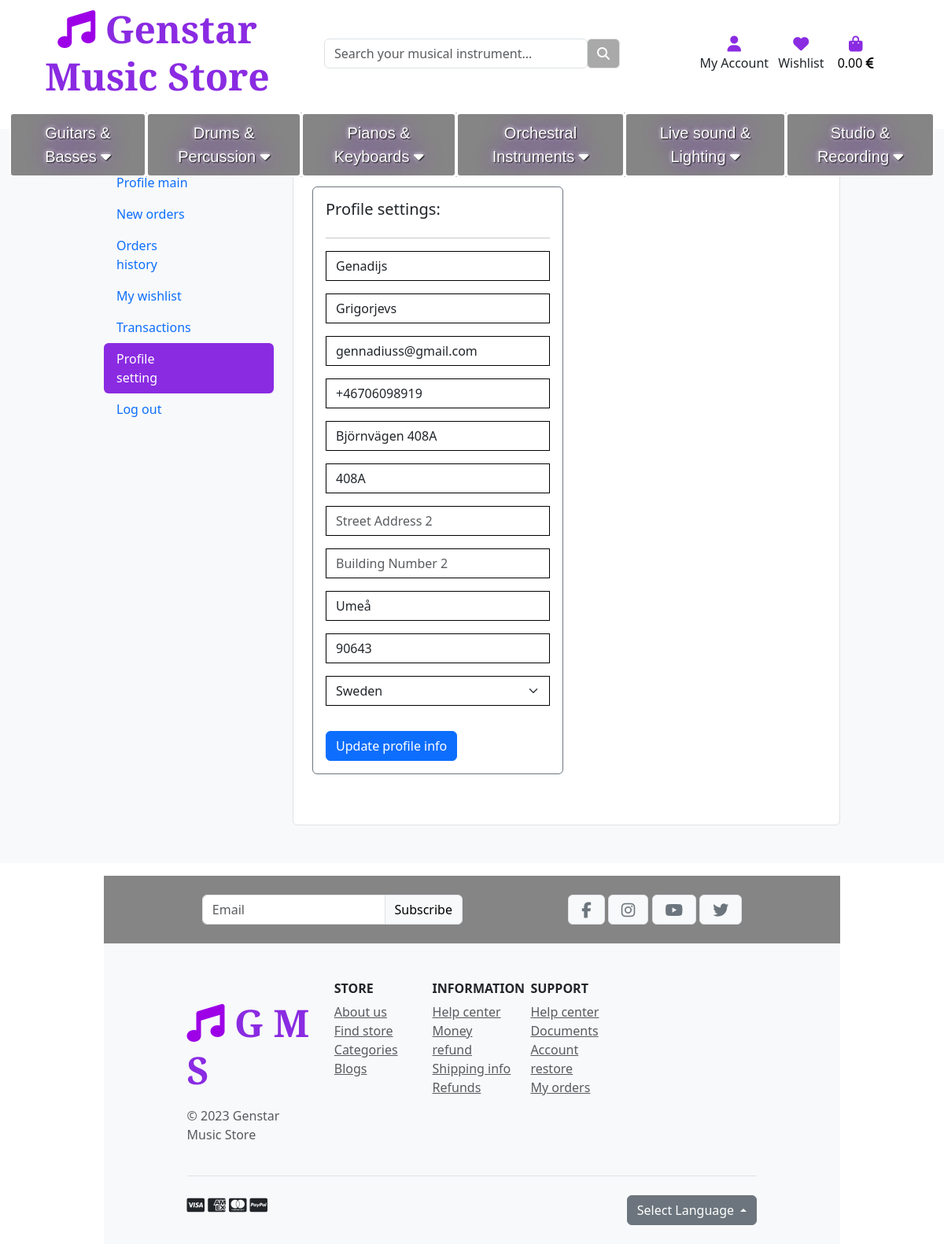
/profiles/profile_settings/ (signed in), run on an earlier commit of the app's database.
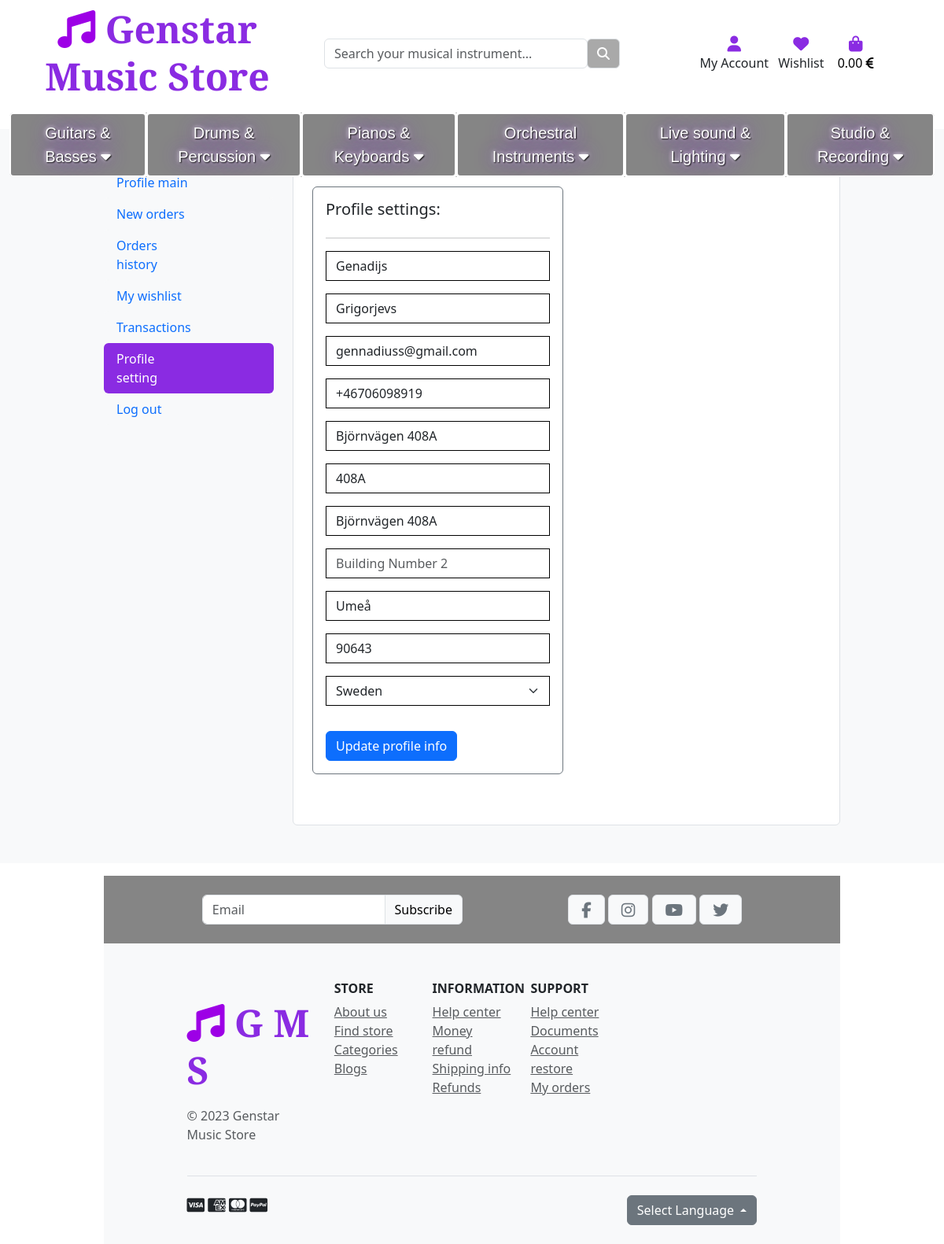
And on a later commit of the database.
### profiles/models.py (models this page shows, shortened)
class UserProfile(models.Model):
    user = models.OneToOneField(User, on_delete=models.CASCADE)
    default_first_name = models.CharField(max_length=40, null=True, blank=True)
    default_last_name = models.CharField(max_length=40, null=True, blank=True)
    default_email_address = models.EmailField(max_length=254, null=True, blank=True)
    default_phone_number = models.CharField(max_length=20, null=True, blank=True)
    default_street_address1 = models.CharField(max_length=80, null=True, blank=True)
    default_building_number1 = models.CharField(max_length=80, null=True, blank=True)
    default_street_address2 = models.CharField(max_length=80, null=True, blank=True)
    default_building_number2 = models.CharField(max_length=80, null=True, blank=True)
    default_city = models.CharField(max_length=40, null=True, blank=True)
    default_postal_code = models.CharField(max_length=20, null=True, blank=True)
    default_country = CountryField(blank_label='Country', null=False, blank=False)

### profiles/views.py (the view)
# urls.py: path('profile_settings/', views.profile_settings, name='profile_settings'),
def profile_settings(request):
    profile_settings = get_object_or_404(UserProfile, user=request.user)
    if request.method == 'POST':
        form = UserProfileForm(request.POST, instance=profile_settings)
        if form.is_valid():
            form.save()
            messages.success(request, 'Profile updated successfully')
    form = UserProfileForm(instance=profile_settings)
    template = 'profiles/profile_settings.html'
    context = {
        'form': form,
        'on_profile_settings_page': True,
    }
    return render(request, template, context)

### cart/contexts.py (called while the page is built, shortened)
def cart_contents(request):
    cart = request.session.get('cart', {})
    cart_items = []
    total = Decimal('0.00')
    product_count = 0
    if total < settings.FREE_DELIVERY_THRESHOLD:
        delivery = settings.STANDARD_DELIVERY_COST
        free_delivery_delta = settings.FREE_DELIVERY_THRESHOLD - total
    else:
        delivery = Decimal('0.00')
        free_delivery_delta = Decimal('0.00')
    tax = total * settings.TAX_RATE / 100
    if total > 0:
        grand_total = float(total) + float(delivery)
    else:
        grand_total = 0
    context = {
        'cart_items': cart_items,
        'total': total,
        'product_count': product_count,
        'delivery': delivery,
        'free_delivery_delta': free_delivery_delta,
        'free_delivery_threshold': settings.FREE_DELIVERY_THRESHOLD,
        'grand_total': grand_total,
        'tax': tax,
    }
    return context

### profiles/templates/profiles/profile_settings.html (shortened to what this page needs)
{% extends 'base.html' %}
{% load static %}
{% load crispy_forms_tags %}
{% block page_header %}
    <div class="container header-container">
    </div>
{% endblock %}
{% block content %}
<section class="py-5 bg-light">
    <div class="container">
        <div class="row">
            <div class="col-lg-3 col-xl-3">
                <nav class="nav flex-lg-column w-100 d-flex nav-pills mb-4">
                    <a class="nav-link my-0 bg-light" href="{% url 'view_profile' %}">
                        <p class="pb-0 mb-0" style="width: 100px">Profile main</p>
                    </a>
                    <a class="nav-link my-0 bg-light" href="#">
                        <p class="pb-0 mb-0" style="width: 100px">New orders</p>
                    </a>
                    <a class="nav-link my-0 bg-light" href="#">
                        <p class="pb-0 mb-0" style="width: 100px">Orders history</p>
                    </a>
                    <a class="nav-link my-0 bg-light" href="{% url 'view_wishlist' %}">
                        <p class="pb-0 mb-0" style="width: 100px">My wishlist</p>
                    </a>
                    <a class="nav-link my-0 bg-light" href="#">
                        <p class="pb-0 mb-0" style="width: 100px">Transactions</p>
                    </a>
                    <a class="nav-link my-0 active" style="background-color: blueviolet;" href="{% url 'profile_settings' %}">
                        <p class="pb-0 mb-0" style="width: 100px">Profile setting</p>
                    </a>
                    <a class="nav-link my-0 bg-light" href="{% url 'account_logout' %}">
                        <p class="pb-0 mb-0" style="width: 100px">Log out</p>
                    </a>
                </nav>
            </div>
            <main class="col-lg-9 col-xl-9">
                <div class="card p-4 mb-0 shadow-0 border">
                    <div class="row g-2 mb-3">
                        <div class="col-lg-6 col-md-6">
                            <div class="content-body">
                                <div class="card border border-secondary mb-4 shadow-0">
                                    <div class="card-body pb-0">
                                    <h5 class="mb-4">Profile settings:</h5>
                                    <hr>
                                    <form class="mt-3" action="{% url 'profile_settings' %}" method="POST" id="profile-update-form">
                                        {{ form|crispy }}
                                        <button type="submit" class="btn btn-primary mt-3 mb-3">Update profile info</button>
                                    </form>
                                    </div>
                                </div>
                            </div>
                        </div>
                    </div>
                </div>
            </main>
        </div>
    </div>
</section>
{% endblock %}

What changed in the data, as far as the page shows it:
changed UserProfile "Genadijs": default_street_address2 (not shown) → "Björnvägen 408A"
